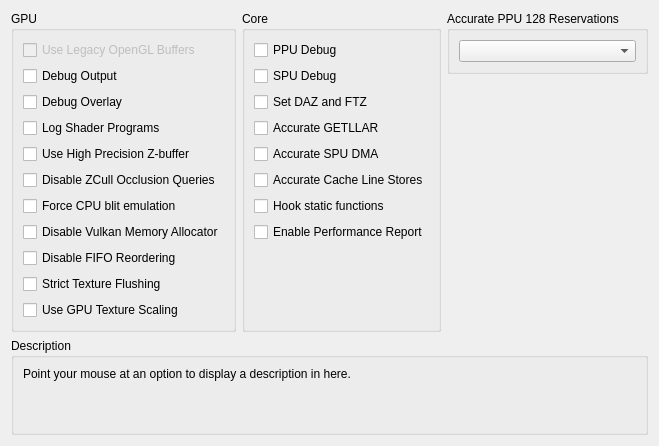
     <widget class="QWidget" name="debugTab">
      <attribute name="title">
       <string>Debug</string>
      </attribute>
      <layout class="QVBoxLayout" name="debugTab_layout">
       <item>
        <layout class="QHBoxLayout" name="debugTabLayout" stretch="1,1,1">
         <item>
          <widget class="QGroupBox" name="gb_debug_gpu">
           <property name="enabled">
            <bool>true</bool>
           </property>
           <property name="title">
            <string>GPU</string>
           </property>
           <property name="alignment">
            <set>Qt::AlignLeading|Qt::AlignLeft|Qt::AlignTop</set>
           </property>
           <layout class="QVBoxLayout" name="gb_debug_gpu_layout">
            <item alignment="Qt::AlignTop">
             <widget class="QCheckBox" name="glLegacyBuffers">
              <property name="enabled">
               <bool>false</bool>
              </property>
              <property name="text">
               <string>Use Legacy OpenGL Buffers</string>
              </property>
             </widget>
            </item>
            <item alignment="Qt::AlignTop">
             <widget class="QCheckBox" name="debugOutput">
              <property name="text">
               <string>Debug Output</string>
              </property>
             </widget>
            </item>
            <item>
             <widget class="QCheckBox" name="debugOverlay">
              <property name="text">
               <string>Debug Overlay</string>
              </property>
             </widget>
            </item>
            <item>
             <widget class="QCheckBox" name="logProg">
              <property name="text">
               <string>Log Shader Programs</string>
              </property>
             </widget>
            </item>
            <item alignment="Qt::AlignTop">
             <widget class="QCheckBox" name="forceHighpZ">
              <property name="text">
               <string>Use High Precision Z-buffer</string>
              </property>
             </widget>
            </item>
            <item>
             <widget class="QCheckBox" name="disableHwOcclusionQueries">
              <property name="text">
               <string>Disable ZCull Occlusion Queries</string>
              </property>
             </widget>
            </item>
            <item>
             <widget class="QCheckBox" name="forceCpuBlitEmulation">
              <property name="text">
               <string>Force CPU blit emulation</string>
              </property>
             </widget>
            </item>
            <item>
             <widget class="QCheckBox" name="disableVulkanMemAllocator">
              <property name="text">
               <string>Disable Vulkan Memory Allocator</string>
              </property>
             </widget>
            </item>
            <item>
             <widget class="QCheckBox" name="disableFIFOReordering">
              <property name="text">
               <string>Disable FIFO Reordering</string>
              </property>
             </widget>
            </item>
            <item>
             <widget class="QCheckBox" name="strictTextureFlushing">
              <property name="text">
               <string>Strict Texture Flushing</string>
              </property>
             </widget>
            </item>
            <item>
             <widget class="QCheckBox" name="gpuTextureScaling">
              <property name="text">
               <string>Use GPU Texture Scaling</string>
              </property>
             </widget>
            </item>
           </layout>
          </widget>
         </item>
         <item>
          <widget class="QGroupBox" name="gb_debug_core">
           <property name="title">
            <string>Core</string>
           </property>
           <layout class="QVBoxLayout" name="gb_debug_core_layout">
            <item>
             <widget class="QCheckBox" name="ppuDebug">
              <property name="text">
               <string>PPU Debug</string>
              </property>
             </widget>
            </item>
            <item>
             <widget class="QCheckBox" name="spuDebug">
              <property name="text">
               <string>SPU Debug</string>
              </property>
             </widget>
            </item>
            <item>
             <widget class="QCheckBox" name="setDAZandFTZ">
              <property name="text">
               <string>Set DAZ and FTZ</string>
              </property>
             </widget>
            </item>
            <item>
             <widget class="QCheckBox" name="accurateGETLLAR">
              <property name="text">
               <string>Accurate GETLLAR</string>
              </property>
             </widget>
            </item>
            <item>
             <widget class="QCheckBox" name="accurateSpuDMA">
              <property name="text">
               <string>Accurate SPU DMA</string>
              </property>
             </widget>
            </item>
            <item>
             <widget class="QCheckBox" name="accurateClineStores">
              <property name="text">
               <string>Accurate Cache Line Stores</string>
              </property>
             </widget>
            </item>
            <item>
             <widget class="QCheckBox" name="hookStFunc">
              <property name="text">
               <string>Hook static functions</string>
              </property>
             </widget>
            </item>
            <item>
             <widget class="QCheckBox" name="perfReport">
              <property name="text">
               <string>Enable Performance Report</string>
              </property>
             </widget>
            </item>
            <item>
             <spacer name="verticalSpacerDebugCore">
              <property name="orientation">
               <enum>Qt::Vertical</enum>
              </property>
              <property name="sizeHint" stdset="0">
               <size>
                <width>0</width>
                <height>0</height>
               </size>
              </property>
             </spacer>
            </item>
           </layout>
          </widget>
         </item>
         <item>
          <widget class="QWidget" name="debug_more_stuff" native="true">
           <layout class="QVBoxLayout" name="debug_more_stuff_layout">
            <property name="leftMargin">
             <number>0</number>
            </property>
            <property name="topMargin">
             <number>0</number>
            </property>
            <property name="rightMargin">
             <number>0</number>
            </property>
            <property name="bottomMargin">
             <number>0</number>
            </property>
            <item>
             <widget class="QGroupBox" name="gb_accurate_ppu_128">
              <property name="title">
               <string>Accurate PPU 128 Reservations</string>
              </property>
              <layout class="QVBoxLayout" name="gb_accurate_ppu_128_layout">
               <item>
                <widget class="QComboBox" name="combo_accurate_ppu_128"/>
               </item>
              </layout>
             </widget>
            </item>
            <item>
             <spacer name="verticalSpacerDebugMore">
              <property name="orientation">
               <enum>Qt::Vertical</enum>
              </property>
              <property name="sizeType">
               <enum>QSizePolicy::MinimumExpanding</enum>
              </property>
              <property name="sizeHint" stdset="0">
               <size>
                <width>0</width>
                <height>0</height>
               </size>
              </property>
             </spacer>
            </item>
           </layout>
          </widget>
         </item>
        </layout>
       </item>
       <item>
        <spacer name="debugTabSpacer">
         <property name="orientation">
          <enum>Qt::Vertical</enum>
         </property>
         <property name="sizeHint" stdset="0">
          <size>
           <width>0</width>
           <height>0</height>
          </size>
         </property>
        </spacer>
       </item>
       <item>
        <widget class="QGroupBox" name="gb_description_debug">
         <property name="title">
          <string>Description</string>
         </property>
         <layout class="QVBoxLayout" name="gb_description_debug_layout">
          <item>
           <widget class="QLabel" name="description_debug">
            <property name="text">
             <string>Point your mouse at an option to display a description in here.


</string>
            </property>
            <property name="textFormat">
             <enum>Qt::PlainText</enum>
            </property>
            <property name="alignment">
             <set>Qt::AlignLeading|Qt::AlignLeft|Qt::AlignTop</set>
            </property>
            <property name="wordWrap">
             <bool>true</bool>
            </property>
           </widget>
          </item>
         </layout>
        </widget>
       </item>
      </layout>
     </widget>
